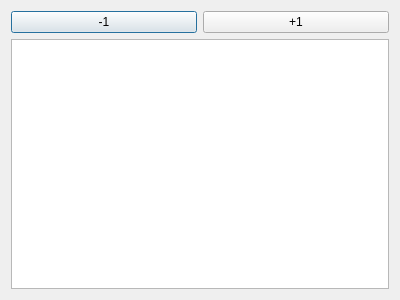
<?xml version="1.0" encoding="UTF-8"?>
<ui version="4.0">
 <class>Dialog</class>
 <widget class="QDialog" name="Dialog">
  <property name="geometry">
   <rect>
    <x>0</x>
    <y>0</y>
    <width>400</width>
    <height>300</height>
   </rect>
  </property>
  <property name="windowTitle">
   <string>Dialog</string>
  </property>
  <layout class="QGridLayout" name="gridLayout">
   <item row="0" column="1">
    <widget class="QPushButton" name="pushButton_2">
     <property name="text">
      <string>-1</string>
     </property>
    </widget>
   </item>
   <item row="0" column="2">
    <widget class="QPushButton" name="pushButton">
     <property name="text">
      <string>+1</string>
     </property>
    </widget>
   </item>
   <item row="2" column="1" colspan="2">
    <widget class="QGraphicsView" name="graphicsView"/>
   </item>
  </layout>
 </widget>
 <layoutdefault spacing="6" margin="11"/>
 <resources/>
 <connections/>
</ui>
